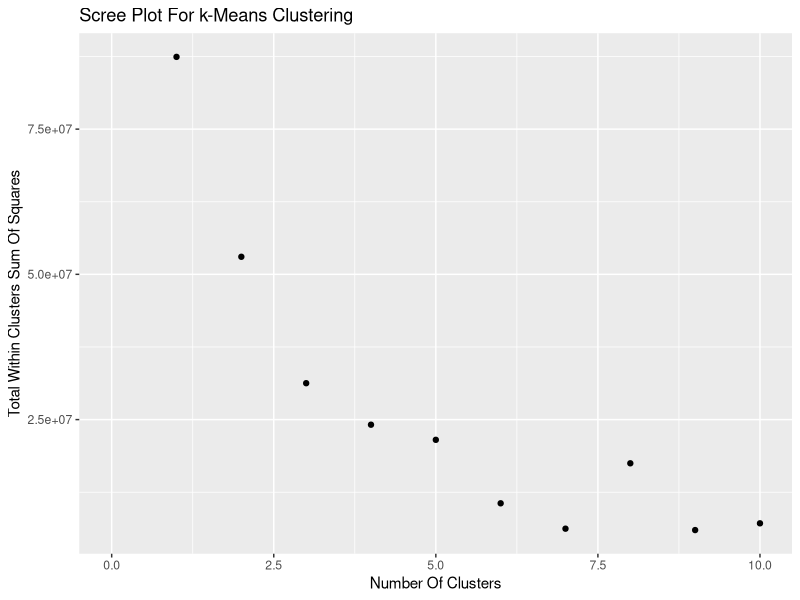
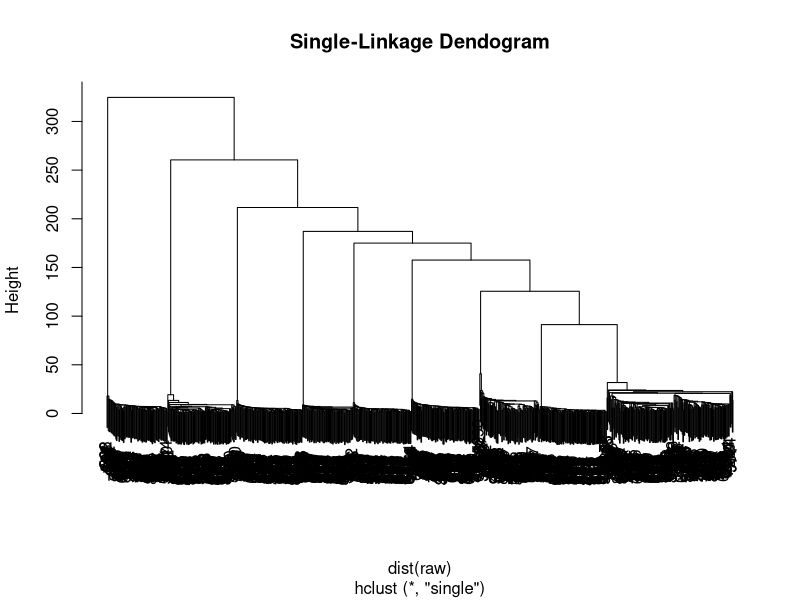
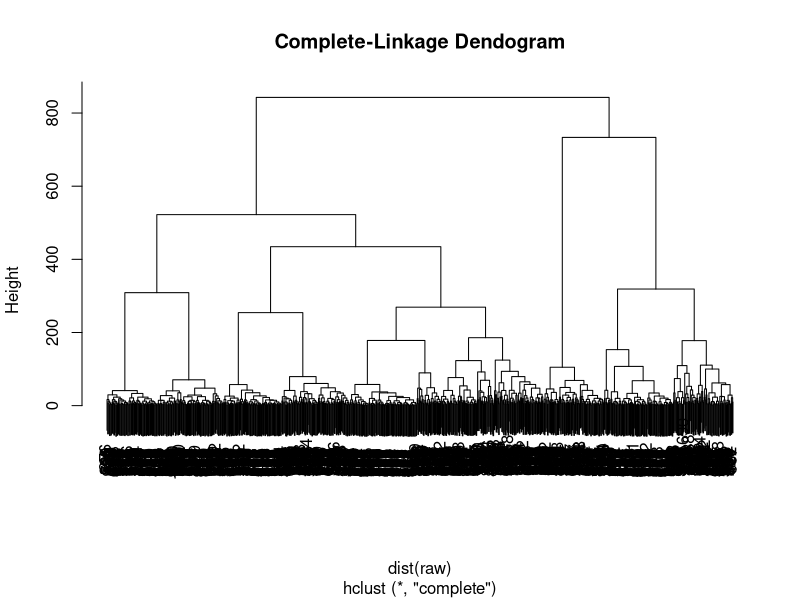
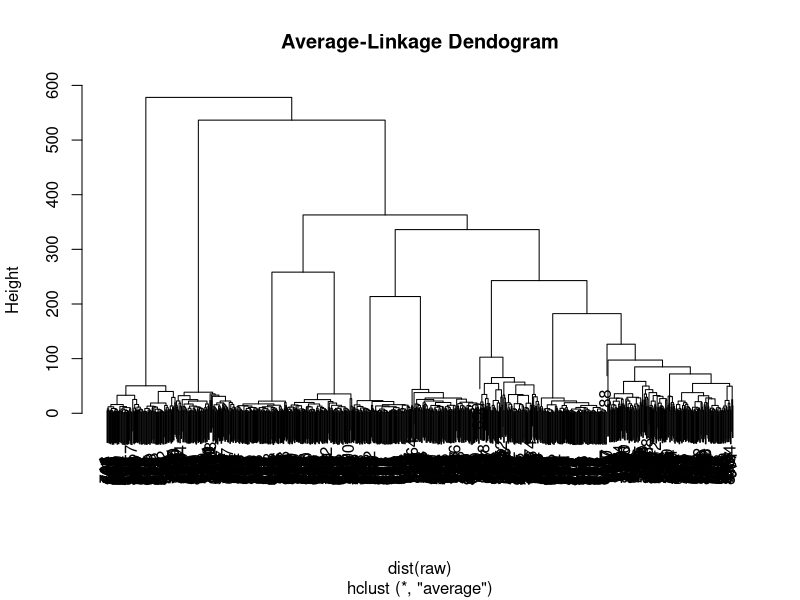

Write the R code that produced these figures, in order.
## ---- chunk 1
knitr::opts_chunk$set(echo = FALSE)
library(tidyverse)
library(mvtnorm)
set.seed(12345)
## ---- chunk 2

# load data
raw <- read.table("ClusterSet1.txt")

sto <- rep(0, 10)
for(i in 1:10){
  sto[i] <- kmeans(x = raw, centers = i, iter.max = 100)$tot.withinss
}

ggplot() +
  geom_point(mapping = aes(x = 1:10, y = sto)) +
  ggtitle("Scree Plot For k-Means Clustering") +
  xlab("Number Of Clusters") +
  ylab("Total Within Clusters Sum Of Squares") +
  xlim(0, 10) +
  ylim(min(sto), max(sto))

## ---- chunk 3

kmeans(x = raw, centers = 6, iter.max = 100)$centers

## ---- chunk 4


## expectation step
## find probability of each cluster for each point
E.step <- function(X, phi, N) {
  
  h <-
    with(phi, do.call(cbind,
                      lapply(1:N, function(i)
                        dmvnorm(X, mu[[i]], sig[[i]]))))
  
  return(h/rowSums(h))  #Normalize
  
}

## maximization step
## given the probability of each cluster for each point
## find the values of mu, sigma, and alpha that maximize likelihood
M.step <- function(X, h, N) {
  
  covs <- lapply(1:N, function(i) cov.wt(X, h[,i]))
  mu <- lapply(covs, "[[", "center")
  sig <- lapply(covs, "[[", "cov")
  alpha <- colMeans(h)
  
  return(list(mu = mu, sig = sig, alpha = alpha))
  
}

## log.likelihood
## given points and parameters, how well does model fit
## also gives terminating condition 
## stop if don't improve much
log.like <- function(X, phi, N) {
  
  probs <- 
    with(phi, do.call(cbind,
                      lapply(1:N, function(i)
                        alpha[i] * dmvnorm(X, mu[[i]], sig[[i]]))))
  
  return(sum(log(rowSums(probs))))
  
}

## main program
## X = dataset
## N = number of clusters
## Terminate if log.like(t-1) - log.like(t) is below a threshold
run.em <- function(X, N, max.iter = 30) {
  
  # get initial estimates of means and covariances for each cluster
  # randomly sample 30 points and build estimates
  # covs is list of lists
  # first list is list of first cluster information
  # etc
  covs <- replicate(N, list(cov.wt(X[sample(nrow(X), 30),])))
  
  # list of cluster means
  mu <- lapply(covs, "[[", "center")
  
  # list of cluster variances
  sig <- lapply(covs, "[[", "cov")
  
  # weights
  alpha <- rep(1 / N, N)
  
  # list of lists of parameters for each cluster
  phi <<- list(mu = mu, sig = sig, alpha = alpha)
  
  # repeat until convergence or maximum iterations reached
  for(i in 1:max.iter) {
    
    oldphi <- phi
    # e step
    h <<- E.step(X, phi, N)
    # m step
    phi <<- M.step(X, h, N)
    
    # check for convergence with log-likelihood
    if((log.like(X, phi, N) - log.like(X, oldphi, N)) < 0.01)
      break
  }
  
  # return cluster information
  return(phi)
  
}

## ---- chunk 5

run.em(X = raw, N = 6, max.iter = 100)$mu
kmeans(x = raw, centers = 6, iter.max = 100)$centers

## ---- chunk 6

plot(hclust(dist(raw), method = "single"), main = "Single-Linkage Dendogram")
plot(hclust(dist(raw), method = "complete"), main = "Complete-Linkage Dendogram")
plot(hclust(dist(raw), method = "average"), main = "Average-Linkage Dendogram")

## ---- chunk 7

raw <- read.table("ClusterSet2.txt")

